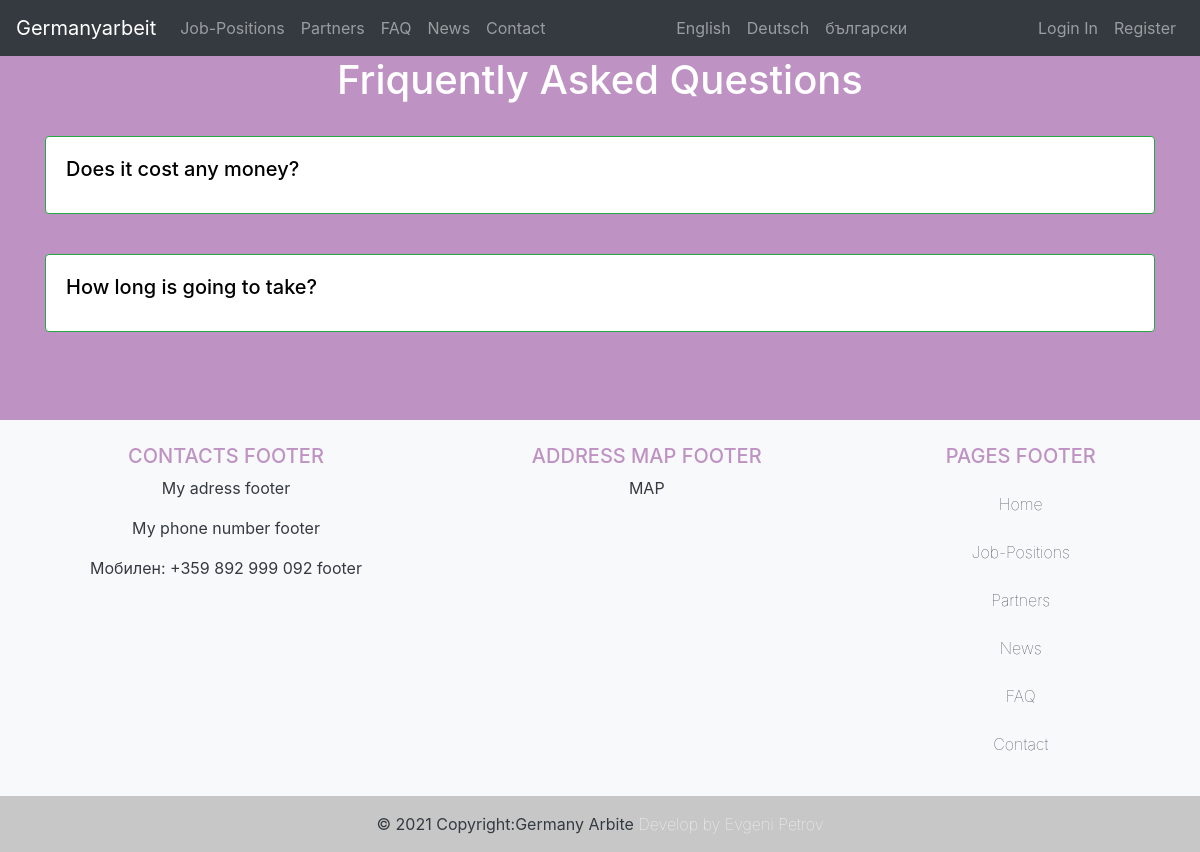
Page /faq/ on the earlier database version.
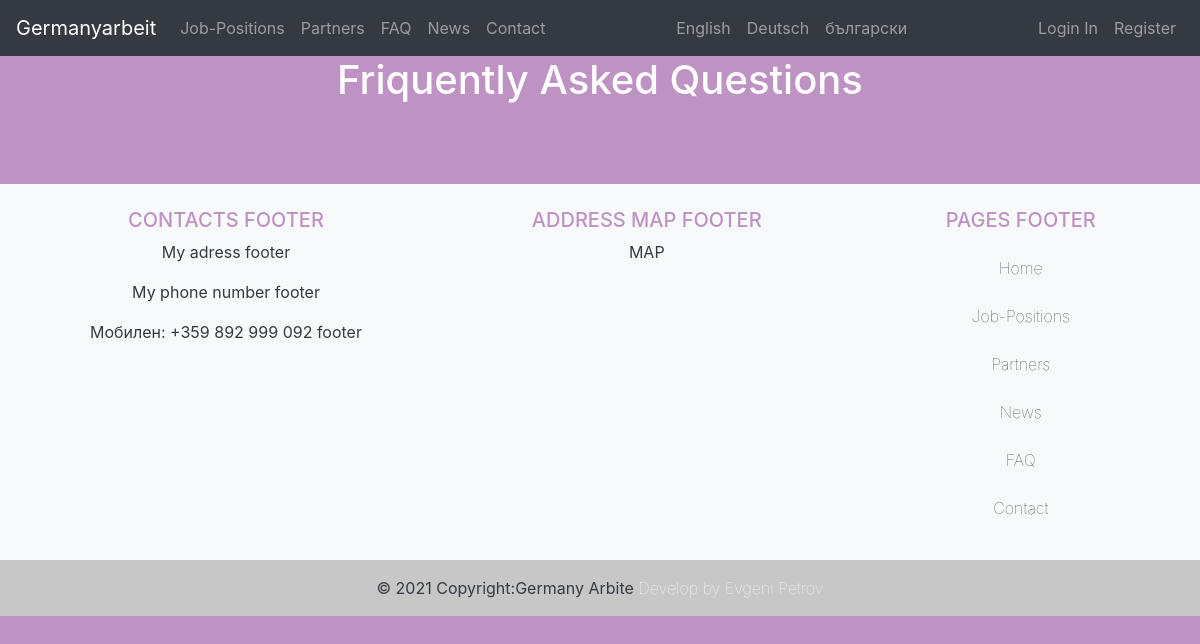
Same page on the later database version.
### faq/models.py (models this page shows, shortened)
class Faq(models.Model):
    question = models.CharField(max_length=250)
    slug = models.SlugField(allow_unicode=True)
    answer = models.TextField()
    featured = models.BooleanField(default=False)
    date_create = models.DateField(default=datetime.now, blank=True)

### faq/views.py (the view)
# urls.py: path('', FaqListView.as_view(), name="faq"),
class FaqListView(ListView):
    model = Faq
    ordering = ['-date_create']

### templates/faq/faq_list.html (shortened to what this page needs)
{% extends 'base.html' %}
{% load i18n %}
{% block content %}
    <div class="header">
        <h1 style="color: white; text-align: center">{% trans "Friquently Asked Questions" %}</h1>
    </div>
    <br>
    <div class="container">
        <div class="row">
            {% for obj in object_list %}
                <div class="col-lg-12 col-md-12 col-sm-12">
                    <a style="text-decoration: none; color:black; font-weight:20"href="{{ obj.slug }}"><div class="card border-success mb-3">
                        <div class="card-body">
                            <h5 class="card-title" style="none">{{ obj.question | safe }}</h5>
                        </div>
                    </div></a>
                    <br>
                </div>
            {% endfor %}
        </div>
    </div>
{% endblock %}

Differences in the rows shown:
removed Faq: question "Does it cost any money?"
removed Faq: question "How long is going to take?"
